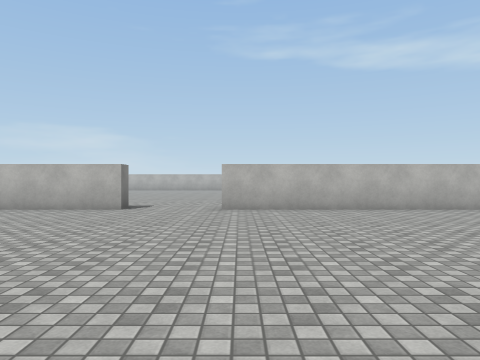
View 1 (above)

20 first-person views from a walk through a scene from a Unity 3-D project. The camera is 1.3 m above the floor, looks level and sees 70° across. The floor is counted in squares, 2 m on a side. Each view is taken from the middle of a square. On the plan, view 1 faces up. The plan holds only what a view shows up to about 10 squares ahead; the rest is blank. The place goes on beyond the plan. The player is left out. Surface patterns are stand-ins for the level's own textures.

View 2
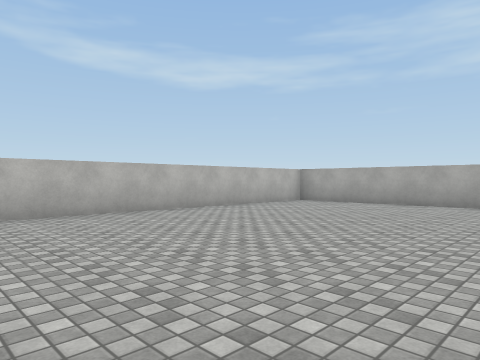

View 3
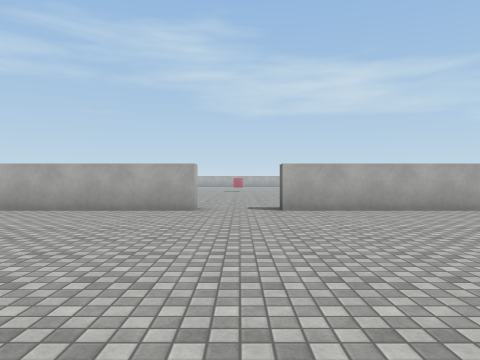

View 4
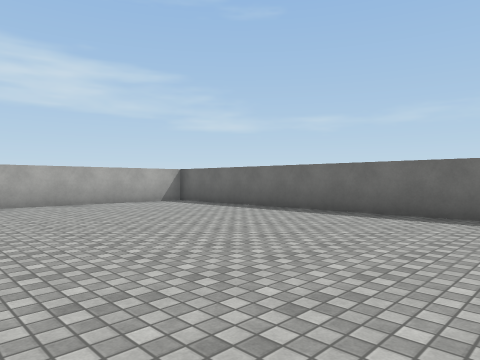

View 5
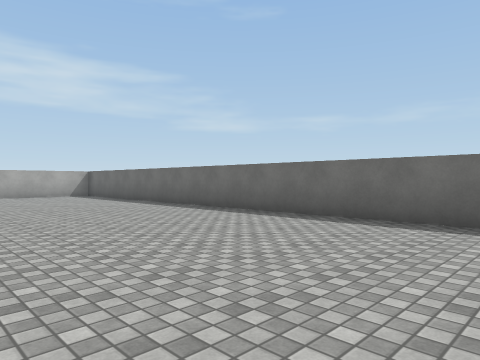

View 6
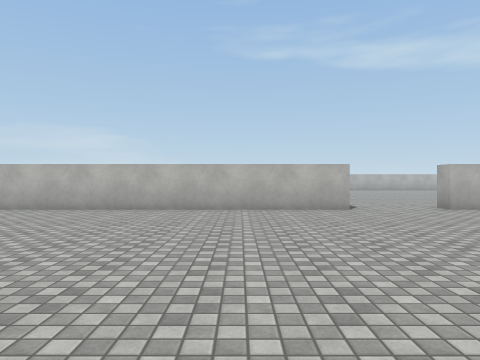

View 7
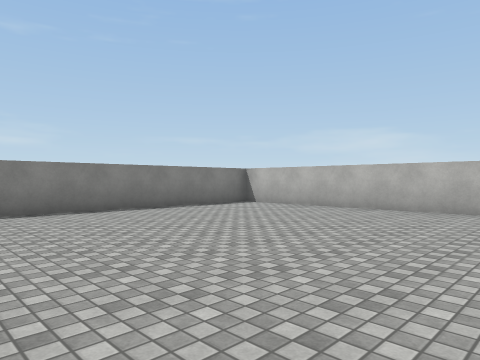

View 8
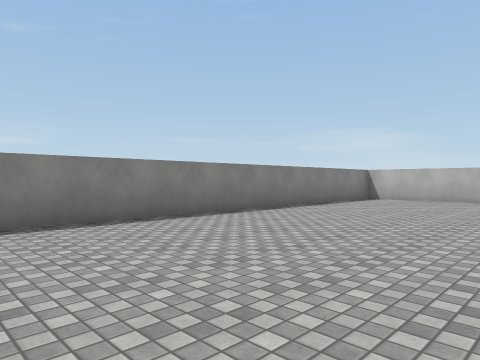

View 9
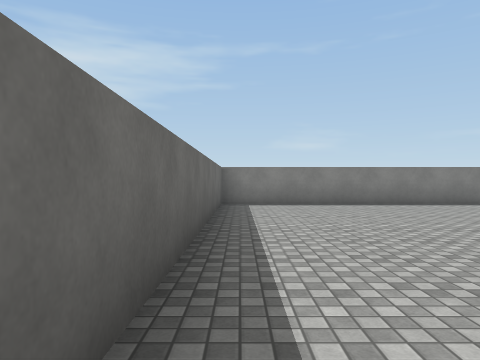

View 10
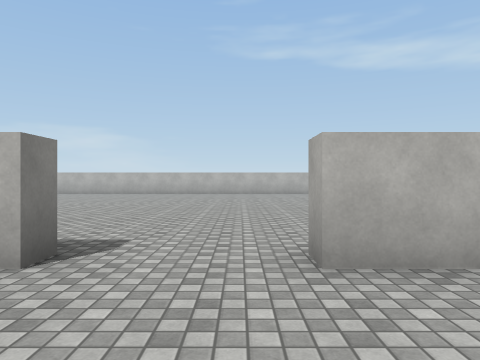

View 11
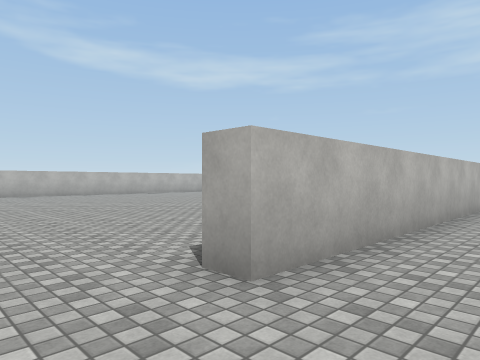

View 12
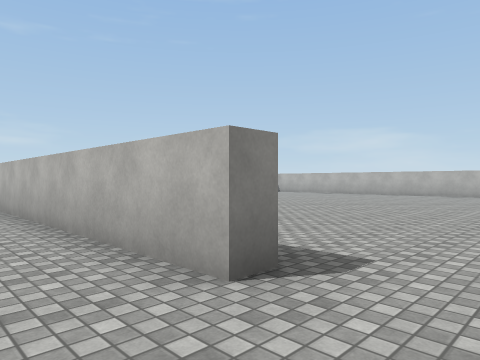

View 13
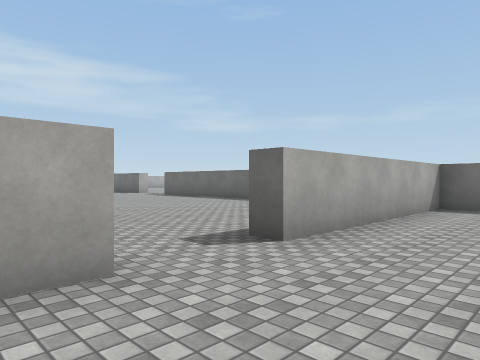

View 14
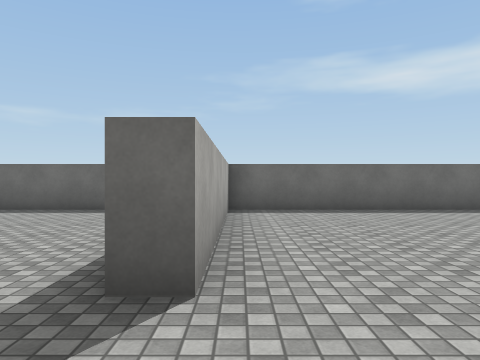

View 15
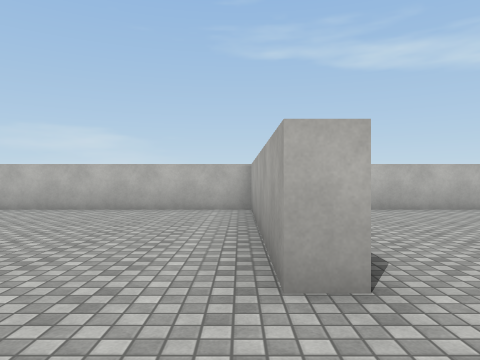

View 16
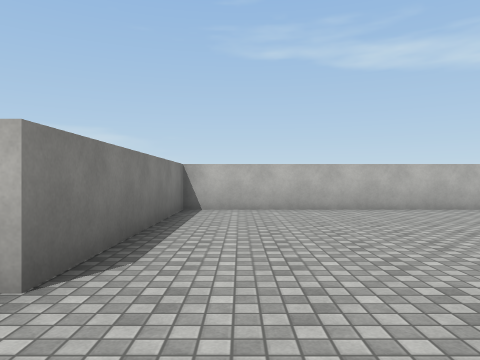

View 17
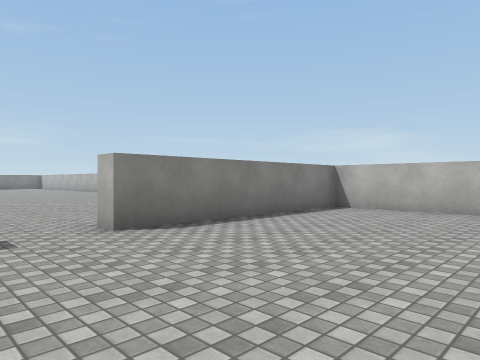

View 18
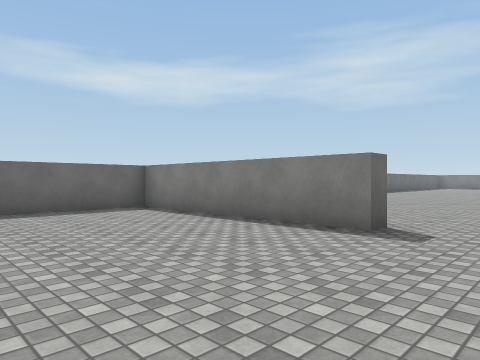

View 19
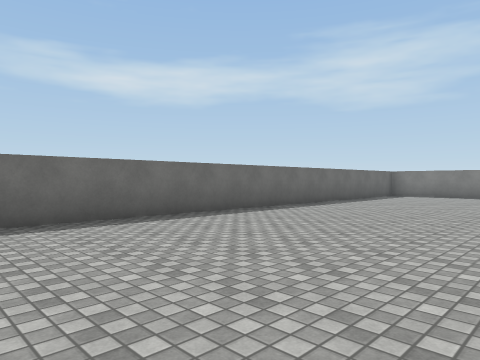

View 20
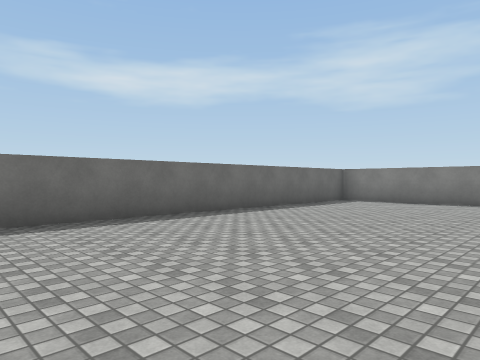

### Floor plan
Points are (right, up) in squares from view 1. A wall is a line through its corners. A room is listed if a view was taken in it or the views show most of it. See-through windows are left out.
Room 1 (views 1, 2, 3, 4, 5, 6, 7, 8, 9, 10, 11, 12, 13, 14, 15, 19, 20)
walls: (-2.6, 7.5) (-12.6, 7.5); (-13.2, 7) (-13.2, -5.5) (10.2, -5.5) (10.2, 0.1) (10.8, 0.1); (10.8, 2) (10.2, 2) (10.2, 7.1); (10.4, 7.5) (-0.4, 7.5)
ways out: opening at (11, 1) to room 2; opening at (-1.5, 8)
Room 2 (views 16, 17, 18)
walls: (10.8, 0.1) (10.8, -5.5) (15.2, -5.5); (15.5, 7.5) (10.8, 7.5) (10.8, 2)
ways out: opening at (11, 1) to room 1

Where each view was taken, in squares from view 1:
view 1: 0 up, 0 right, facing up
view 2: 1 up, 1 right, facing up-right
view 3: 1 up, 3 right, facing right
view 4: 1 up, 1 right, facing down-right
view 5: 0 up, 4 left, facing down-right
view 6: 0 up, 5 left, facing up
view 7: 0 up, 6 left, facing up-left
view 8: 4 down, 8 left, facing up-left
view 9: 5 down, 4 left, facing left
view 10: 5 up, 1 left, facing up
view 11: 6 up, 2 left, facing up-right
view 12: 6 up, 1 left, facing up-left
view 13: 3 up, 8 right, facing down-right
view 14: 2 up, 10 right, facing down
view 15: 0 up, 10 right, facing up
view 16: 0 up, 12 right, facing up
view 17: 0 up, 15 right, facing up-left
view 18: 2 up, 15 right, facing down-left
view 19: 0 up, 1 right, facing down-left
view 20: 0 up, 3 left, facing down-left
